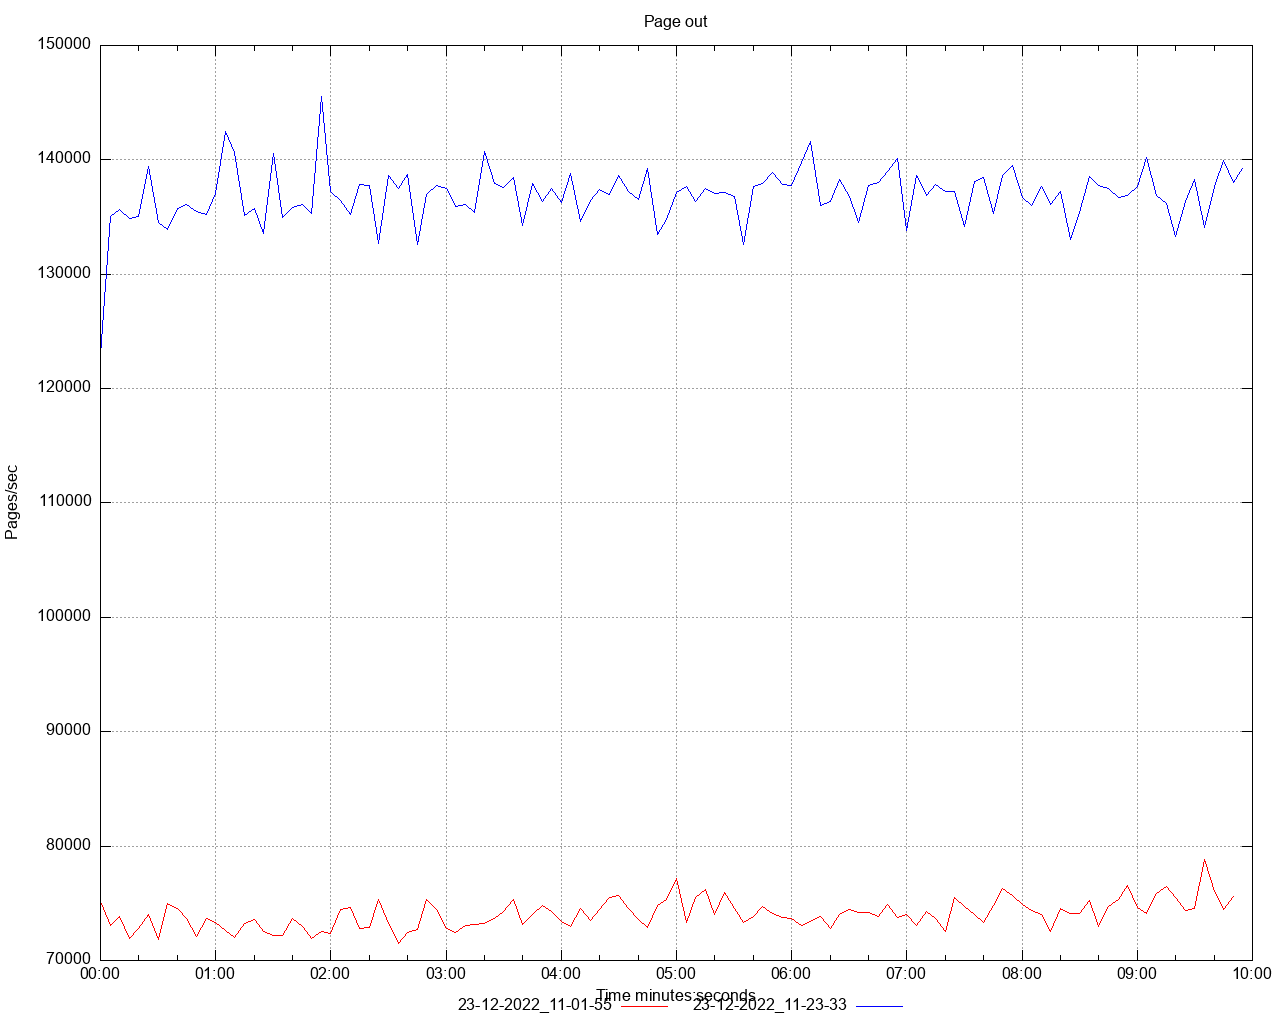

gnuplot code for this plot:
set title 'Page out' noenhanced
set style data lines
set datafile separator ","
set terminal png size 1280,1024
set grid
set key below
set xdata time
set timefmt "%s"
offset = 0
t0(x)=(offset=($0==0) ? x : offset, x - offset)
set xlabel 'Time minutes:seconds'
set ylabel 'Pages/sec'
set output '/Users/ahmet.mircik/Workspace/python/hazelcast-simulator/offload-benchmarks/report/dstat/page_out_A1.png'
plot \
   '/Users/ahmet.mircik/Workspace/python/hazelcast-simulator/offload-benchmarks/report/data/page_out_A1_1.data' using (t0(timecolumn(1))):2 title "23-12-2022_11-01-55" noenhanced lt rgb "red", \
   '/Users/ahmet.mircik/Workspace/python/hazelcast-simulator/offload-benchmarks/report/data/page_out_A1_2.data' using (t0(timecolumn(1))):2 title "23-12-2022_11-23-33" noenhanced lt rgb "blue", \
